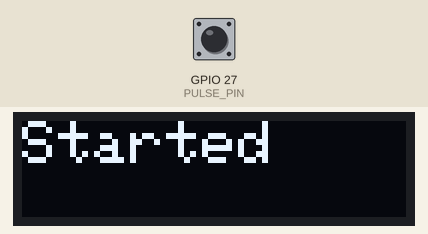
This program was run on a simulated ESP32. On the bench: 128×32 one-colour display. The test bench sets the inputs (shaded band); at power-on: GPIO 27 (PULSE_PIN) LOW. The display library's start-up logo is not drawn.

Above: at 3.1 s.

The program:

main.cpp
```cpp
#include <Arduino.h>
#include <SPI.h>
#include <Wire.h>
#include <Adafruit_GFX.h>
#include <Adafruit_SSD1306.h>


#define PULSE_PIN 27

#define SCREEN_WIDTH 128 // OLED display width, in pixels
#define SCREEN_HEIGHT 32 // OLED display height, in pixels
#define OLED_RESET     -1 // Reset pin # (or -1 if sharing Arduino reset pin)

Adafruit_SSD1306 display(SCREEN_WIDTH, SCREEN_HEIGHT, &Wire, OLED_RESET);

float throttle;
float maxThrottle = 2000;
float minThrottle = 1000;
float centerThrottle = 1500;

unsigned int throttleBarWidth = 0;

void setup(){
	delay(1000);
	Serial.begin(115200);
    pinMode(PULSE_PIN, INPUT);

    // SSD1306_SWITCHCAPVCC = generate display voltage from 3.3V internally
    if(!display.begin(SSD1306_SWITCHCAPVCC, 0x3C)) {
        Serial.println(F("SSD1306 allocation failed"));
    }

    // Show initial display buffer contents on the screen --
    // the library initializes this with an Adafruit splash screen.
    display.display();
    delay(2000); // Pause for 2 seconds

    // Clear the buffer
    display.clearDisplay();

    display.setTextWrap(false);
    display.setTextSize(2); // Draw 2X-scale text
    display.setTextColor(WHITE);

    display.setCursor(0, 0);
    display.print(F("Started "));

    display.display();
    //display.startscrollright(0x00, 0x0F);
}

float deltaThrottle = 0;

void loop() {
    display.clearDisplay();
    display.setCursor(0, 0);
    throttle = pulseIn(PULSE_PIN, HIGH);
    //Serial.print(throttle);

    if (throttle > maxThrottle) {
        maxThrottle = throttle;
        centerThrottle = (maxThrottle + minThrottle) / 2;
    } else if (throttle < minThrottle) {
        minThrottle = throttle;
        centerThrottle = (maxThrottle + minThrottle) / 2;
    }

    if (throttle >= centerThrottle) {
        throttleBarWidth = ((throttle - centerThrottle)/(maxThrottle - centerThrottle)) * SCREEN_WIDTH;
    } else {
        throttleBarWidth = ((centerThrottle - throttle)/(centerThrottle - minThrottle)) * SCREEN_WIDTH;
    }

    display.fillRect(0, 0, throttleBarWidth, SCREEN_HEIGHT, WHITE);
    display.display();
}
```

Measured:
- what the display in image 0 shows lasts 1.0 s, from 3.1 s to 4.1 s
